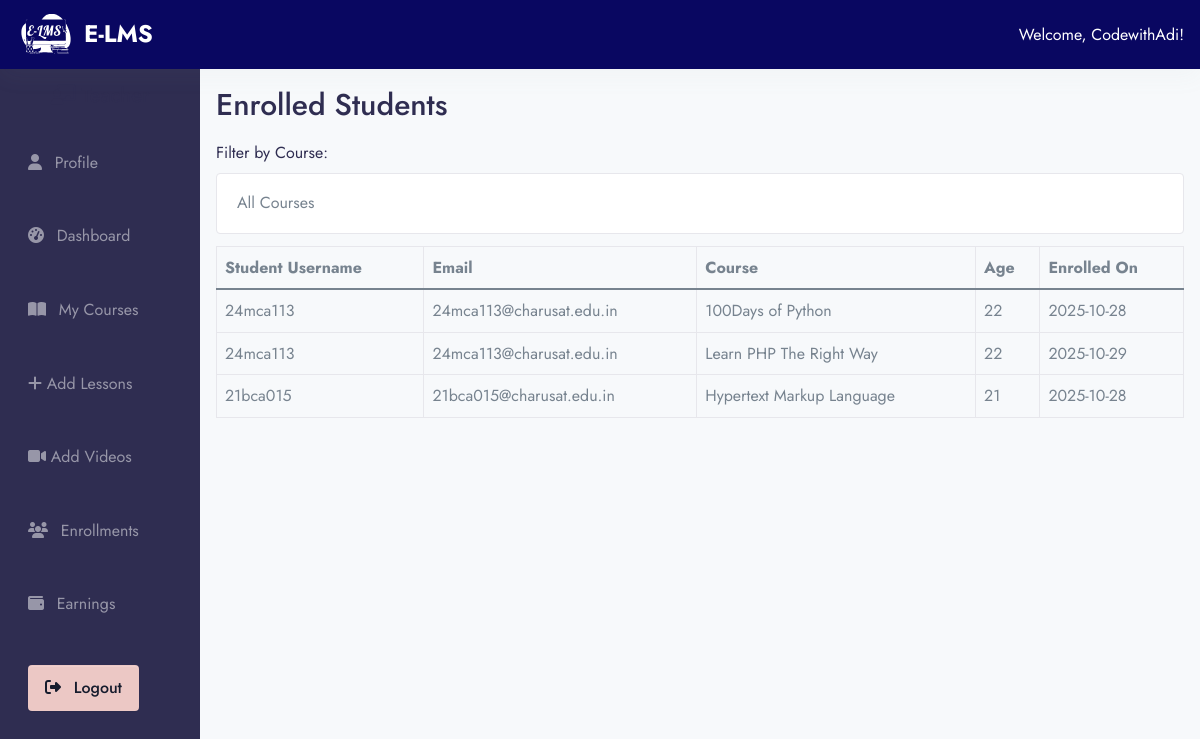
/teacher/enrolled-students/ (signed in), run on the app's committed database.
### app/models.py (models this page shows, shortened)
class Users(AbstractUser):
    ROLE_CHOICES = (
        ('student', 'Student'),
        ('teacher', 'Teacher'),
        ('admin', 'Admin'),
    )
    role = models.CharField(max_length=20, choices=ROLE_CHOICES, default='student')

class Course(models.Model):
    course_image = models.ImageField(upload_to="Media/course_image", null=True)
    teacher = models.ForeignKey(Teacher, on_delete=models.CASCADE, related_name="courses")
    title = models.CharField(max_length=255)
    descriptions = models.TextField()
    course_category = models.ForeignKey(Categories, on_delete=models.CASCADE, related_name="courses")
    level = models.ForeignKey(Level, on_delete=models.CASCADE, null=True,)
    language = models.ForeignKey(Language, on_delete=models.CASCADE, null=True,)
    slug = models.SlugField(default='',max_length=500, null=True,blank=True)
    price = models.DecimalField(max_digits=10, decimal_places=2)
    discount = models.DecimalField(max_digits=5, decimal_places=2, null=True, blank=True, default=0)

class Enrollment(models.Model):
    student = models.ForeignKey(Student, on_delete=models.CASCADE, related_name="enrollments")
    course = models.ForeignKey(Course, on_delete=models.CASCADE, related_name="enrollments")
    payment = models.ForeignKey(Payment, on_delete=models.CASCADE, related_name="enrollments")
    enrolled_on = models.DateTimeField(auto_now_add=True)

### E_LMS/teacher_view.py (the view)
# urls.py: path('teacher/enrolled-students/', teacher_view.enrolled_students, name='enrolled_students'),
@login_required
def enrolled_students(request):
    if not hasattr(request.user, "teacher_profile"):
        return page_not_found(request)
    teacher = request.user.teacher_profile
    selected_course_id = request.GET.get("course")
    courses = Course.objects.filter(teacher=teacher)
    enrollments = Enrollment.objects.filter(course__in=courses)
    if selected_course_id:
        enrollments = enrollments.filter(course__id=selected_course_id)
    student_data = []
    for enrollment in enrollments.select_related("student", "student__user", "course"):
        student = enrollment.student
        dob = student.date_of_birth
        age = None
        if dob:
            today = date.today()
            age = today.year - dob.year - ((today.month, today.day) < (dob.month, dob.day))
        student_data.append({
            "username": student.user.username,
            "email": student.user.email,
            "course_title": enrollment.course.title,
            "age": age,
            "enrolled_on": enrollment.enrolled_on,
        })
    context = {
        "courses": courses,
        "selected_course_id": int(selected_course_id) if selected_course_id else None,
        "student_data": student_data,
    }
    return render(request, "teacher/enrolled_students.html", context)

### templates/teacher/enrolled_students.html (shortened to what this page needs)
{% extends 'base2.html' %}
{% block content %}
<div class="container-fluid">
  <div class="row">
      {% include 'teacher/teacher_sidebar.html' %}
     <div class="col-md-10 ms-auto p-4 bg-light" style="min-height: 100vh;">
    <h2>Enrolled Students</h2>
    <form method="get" class="mb-3">
        <label for="course">Filter by Course:</label>
        <select name="course" id="course" class="form-control" onchange="this.form.submit()">
            <option value="">All Courses</option>
        </select>
    </form>
    {% if student_data %}
        <table class="table table-bordered">
            <thead>
                <tr>
                    <th>Student Username</th>
                    <th>Email</th>
                    <th>Course</th>
                    <th>Age</th>
                    <th>Enrolled On</th>
                </tr>
            </thead>
            <tbody>
                {% for student in student_data %}
                    <tr>
                        <td>{{ student.username }}</td>
                        <td>{{ student.email }}</td>
                        <td>{{ student.course_title }}</td>
                        <td>{{ student.age|default:"N/A" }}</td>
                        <td>{{ student.enrolled_on|date:"Y-m-d" }}</td>
                    </tr>
                {% endfor %}
            </tbody>
        </table>
    {% else %}
        <p>No students enrolled.</p>
    {% endif %}
</div>
  </div>
</div>
{% endblock %}

### templates/components/header_dash.html (shortened to what this page needs)
{% load static %}
<div class="col-12">
  <nav class="navbar navbar-dark bg-primary px-4 py-2 d-flex justify-content-between align-items-center shadow-light">
    <a class="navbar-brand d-flex align-items-center" href="#">
      <img src="{% static 'assets/img/E-LMS_Logo.svg' %}" alt="Project Logo" width="60" height="40" class="me-2">
      <span class="text-white fw-bold">E-LMS </span>
    </a>
    <div class="text-white">
      {% if request.user.is_authenticated %}
        <span class="fw-semibold">Welcome, {{ request.user.username }}!</span>
        {% endif %}
    </div>
  </nav>
</div>

### data on the page
Users: user.username "CodewithAdi"
Users: username "24mca113" "24mca113", email "24mca113@charusat.edu.in" "24mca113@charusat.edu.in"
Course: course_title "100Days of Python"
Enrollment: enrolled_on "2025-10-28"
Course: course_title "Learn PHP The Right Way"
Enrollment: enrolled_on "2025-10-29"
Users: username "21bca015", email "21bca015@charusat.edu.in"
Course: course_title "Hypertext Markup Language"
Enrollment: enrolled_on "2025-10-28"

### other printed values
{{ student.age|default:"N/A" }} "22" "22" "21"
